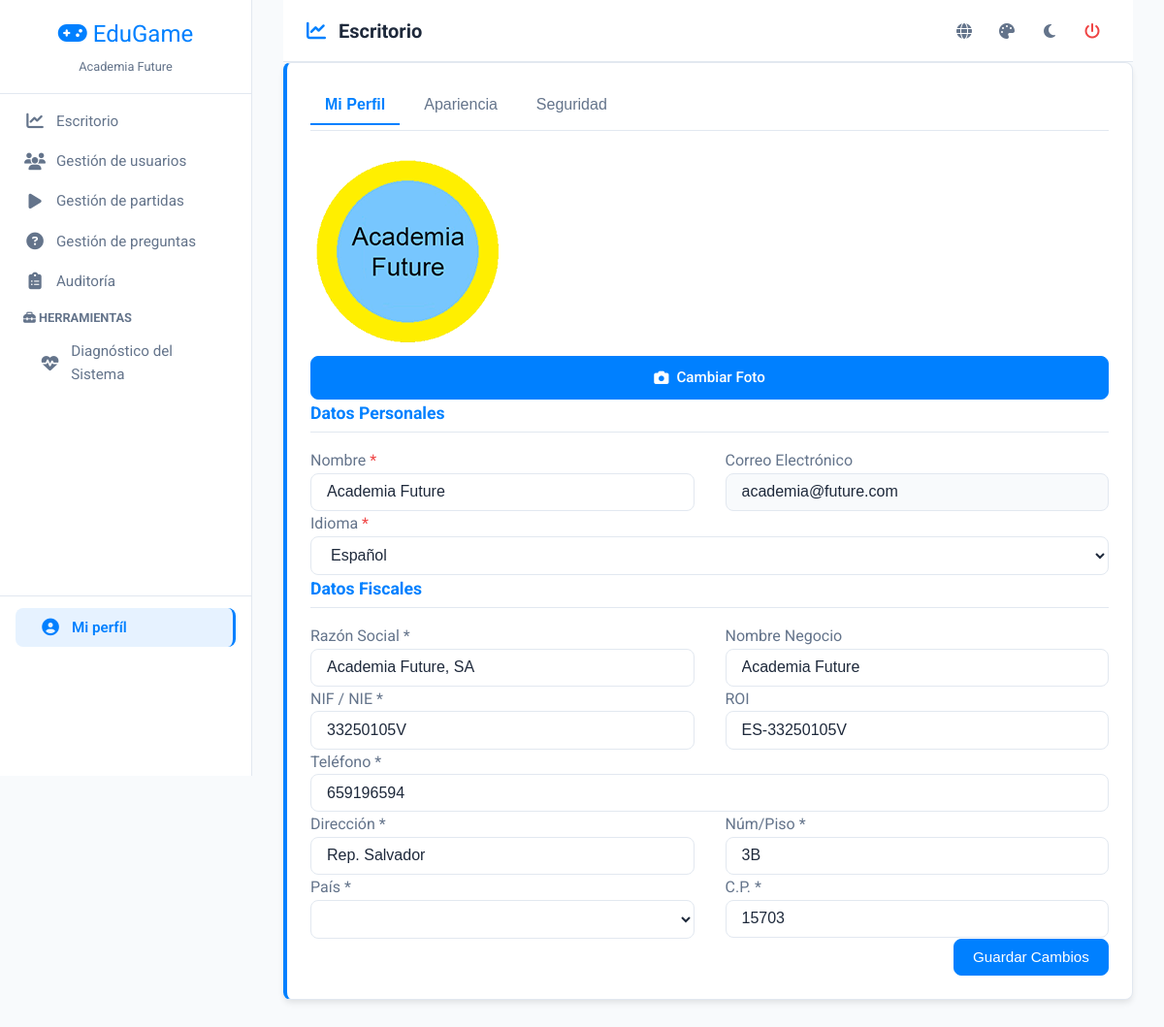
/perfil (signed in), run on the app's committed database.
### tables this page shows
CREATE TABLE `datos_fiscales` (
  `id_datos` int(11) NOT NULL,
  `id_usuario` int(11) NOT NULL,
  `razon_social` varchar(50) DEFAULT NULL,
  `nombre_negocio` varchar(50) DEFAULT NULL,
  `nif` varchar(20) DEFAULT NULL,
  `telefono` varchar(20) DEFAULT NULL,
  `roi` varchar(50) DEFAULT NULL,
  `direccion_numero` text DEFAULT NULL,
  `cp` varchar(10) DEFAULT NULL,
  `id_pais` char(2) DEFAULT NULL,
  `id_provincia` int(10) UNSIGNED DEFAULT NULL,
  `id_ciudad` bigint(20) DEFAULT NULL,
  `direccion` text DEFAULT NULL
);

CREATE TABLE `usuarios` (
  `id_usuario` int(11) NOT NULL,
  `nombre` varchar(50) NOT NULL,
  `correo` varchar(50) NOT NULL,
  `foto_perfil` varchar(255) DEFAULT NULL,
  `contrasena` varchar(255) NOT NULL,
  `id_rol` int(11) NOT NULL,
  `id_plan` int(11) DEFAULT 1,
  `id_padre` int(11) DEFAULT NULL COMMENT 'Para profesores de academia (id_padre = id_academia)',
  `idioma_pref` varchar(5) DEFAULT 'es' COMMENT 'Preferencia de interfaz',
  `activo` tinyint(1) DEFAULT 1 COMMENT '1=Activo, 0=Bloqueado por Superadmin',
  `creado_en` timestamp NULL DEFAULT current_timestamp(),
  `reset_token` varchar(64) DEFAULT NULL,
  `reset_expires` datetime DEFAULT NULL,
  `tema_pref` varchar(10) DEFAULT '210',
  `nick` varchar(50) DEFAULT NULL,
  `avatar_id` int(11) DEFAULT 1
);

### views/perfil.php (the view, shortened to what this page needs)
<?php
$db = (new Database())->getConnection();
$uid = $_SESSION['user_id'];
$urole = $_SESSION['user_role'];
$sql = "SELECT u.*, df.razon_social, df.nombre_negocio, df.nif, df.roi, df.telefono, df.direccion, df.direccion_numero, df.cp, df.id_pais, df.id_provincia, df.id_ciudad FROM usuarios u LEFT JOIN datos_fiscales df ON u.id_usuario = df.id_usuario WHERE u.id_usuario = ?";
$stmt = $db->prepare($sql);
$stmt->execute([$uid]);
$user = $stmt->fetch(PDO::FETCH_ASSOC) ?: [];
?>
<div class="card">
    <div class="tabs-header">
        <button class="tab-btn active" onclick="openTab('edit-profile', this)"><?php echo __('profile_title'); ?></button>
        <button class="tab-btn" onclick="openTab('appearance', this)"><?php echo __('appearance'); ?></button>
        <button class="tab-btn" onclick="openTab('change-pass', this)"><?php echo __('security'); ?></button>
    </div>
    <div id="edit-profile" class="tab-content active">
        <form id="profileForm" enctype="multipart/form-data">
            <div class="profile-layout">
                <div class="avatar-section">
                    <img id="avatar-preview" class="avatar-img" src="<?php echo !empty($user['foto_perfil']) ? $user['foto_perfil'] . '?t=' . time() : 'assets/img/default-avatar.png'; ?>">
                    <?php if ($urole != 6): ?>
                        <div style="width: 100%;">
                            <label for="avatar_file" class="btn-primary" style="width:100%; cursor:pointer;">
                                <i class="fa-solid fa-camera"></i> <?php echo __('change_photo'); ?>
                            </label>
                        </div>
                    <?php endif; ?>
                </div>
                <div>
                    <h3 class="modal-section-title"><?php echo __('personal_data'); ?></h3>
                    <div class="modal-form-grid">
                        <div class="mb-4">
                            <label class="block text-muted mb-2"><?php echo __('name_label'); ?> <span class="text-danger">*</span></label>
                            <input type="text" name="nombre" class="form-control" value="<?php echo htmlspecialchars($user['nombre'] ?? ''); ?>" <?php echo $urole == 6 ? 'readonly style="background:var(--bg-body); cursor:not-allowed;"' : 'required'; ?>>
                        </div>
                        <div class="mb-4">
                            <label class="block text-muted mb-2"><?php echo __('email_label'); ?></label>
                            <input type="email" class="form-control" value="<?php echo htmlspecialchars($user['correo'] ?? ''); ?>" disabled style="background:var(--bg-body);">
                        </div>
                    </div>
                    <div class="mb-4">
                        <label class="block text-muted mb-2"><?php echo __('language_label'); ?> <span class="text-danger">*</span></label>
                        <select name="idioma_pref" class="form-control" required>
                            <option value="es" <?php echo ($user['idioma_pref'] ?? 'es') == 'es' ? 'selected' : ''; ?>><?php echo __('lang_es'); ?></option>
                        </select>
                    </div>
                    <?php if ($urole != 6): ?>
                        <h3 class="modal-section-title mt-4"><?php echo __('fiscal_data'); ?></h3>
                        <div class="modal-form-grid">
                            <div class="mb-4"><label class="block text-muted mb-2"><?php echo __('business_name_label'); ?> *</label><input type="text" name="razon_social" class="form-control" value="<?php echo htmlspecialchars($user['razon_social'] ?? ''); ?>" required></div>
                            <div class="mb-4"><label class="block text-muted mb-2"><?php echo __('trade_name_label'); ?></label><input type="text" name="nombre_negocio" class="form-control" value="<?php echo htmlspecialchars($user['nombre_negocio'] ?? ''); ?>"></div>
                        </div>
                        <div class="modal-form-grid">
                            <div class="mb-4"><label class="block text-muted mb-2"><?php echo __('nif_label'); ?> *</label><input type="text" name="nif" id="inputNif" class="form-control" value="<?php echo htmlspecialchars($user['nif'] ?? ''); ?>" style="text-transform:uppercase;" onblur="validateNifVisual(this)" required></div>
                            <div class="mb-4"><label class="block text-muted mb-2"><?php echo __('roi_label'); ?></label><input type="text" name="roi" class="form-control" value="<?php echo htmlspecialchars($user['roi'] ?? ''); ?>" style="text-transform:uppercase;"></div>
                        </div>
                        <div class="mb-4"><label class="block text-muted mb-2"><?php echo __('phone_label'); ?> *</label><input type="tel" name="telefono" class="form-control" value="<?php echo htmlspecialchars($user['telefono'] ?? ''); ?>" required></div>
                        <div class="modal-form-grid">
                            <div class="mb-4"><label class="block text-muted mb-2"><?php echo __('address_label'); ?> *</label><input type="text" name="direccion" class="form-control" value="<?php echo htmlspecialchars($user['direccion'] ?? ''); ?>" required></div>
                            <div class="mb-4"><label class="block text-muted mb-2"><?php echo __('key_users_modal_address_num'); ?> *</label><input type="text" name="direccion_numero" class="form-control" value="<?php echo htmlspecialchars($user['direccion_numero'] ?? ''); ?>" required></div>
                        </div>
                        <div class="modal-form-grid">
                            <div class="mb-4"><label class="block text-muted mb-2"><?php echo __('country_label'); ?> *</label><select name="id_pais" id="selectPais" class="form-control" onchange="toggleAddressFields()" required></select></div>
                            <div class="mb-4"><label class="block text-muted mb-2"><?php echo __('zip_code_label'); ?> *</label><input type="text" name="cp" class="form-control" value="<?php echo htmlspecialchars($user['cp'] ?? ''); ?>" required></div>
                        </div>
                        <div class="text-right mt-4"><button type="submit" class="btn-primary"><?php echo __('save_changes'); ?></button></div>
                    <?php else: ?>
                        <div class="text-right mt-4"><button type="submit" class="btn-primary">Guardar Idioma</button></div>
                    <?php endif; ?>
                </div>
            </div>
        </form>
    </div>
</div>

### index.php (shortened to what this page needs)
<?php
$view = $_GET['view'] ?? 'dashboard';
if (!isset($_GET['view'])) {
    $request_uri = strtok($_SERVER['REQUEST_URI'], '?');
    $script_name = $_SERVER['SCRIPT_NAME'];
    $base_path = str_replace('/index.php', '', $script_name);
    $route = str_replace($base_path, '', $request_uri);
    $clean_route = trim($route, '/');
    if ($clean_route && $clean_route !== 'index.php') {
        $view = $clean_route;
    }
}
$current_lang = $_SESSION['lang'] ?? 'es';
$trans_file = __DIR__ . "/locales/i18n.{$current_lang}.json";
$translations = file_exists($trans_file) ? json_decode(file_get_contents($trans_file), true) : [];
function __($key) { global $translations; return $translations[$key] ?? $key; }
$isCleanView = ($view === 'proyector');
?>
<!DOCTYPE html>
<html lang="<?php echo $current_lang; ?>">
<head>
    <link rel="stylesheet" href="https://cdnjs.cloudflare.com/ajax/libs/font-awesome/6.4.0/css/all.min.css">
    <link rel="stylesheet" href="assets/css/style.css?v=2.3">
</head>
<body>
    <?php if (!$isCleanView) include 'includes/sidebar.php'; ?>
    <main class="<?php echo $isCleanView ? '' : 'main-content'; ?>">
        <?php if (!$isCleanView) include 'includes/header.php'; ?>
        <div class="content-scroll-area">
            <?php
            $file = "views/{$view}.php";
            if (file_exists($file)) include $file;
            else echo "<div class='card'><h2>Error 404</h2><p>Vista no encontrada.</p></div>";
            ?>
        </div>
    </main>
</body>
</html>

### includes/sidebar.php (shortened to what this page needs)
<?php
$role = $_SESSION['user_role'] ?? 0;
function isActive($viewName) {
    global $view;
    return $view === $viewName ? 'active' : '';
}
?>
<aside class="sidebar" id="sidebar" style="display: flex; flex-direction: column; height: 100vh;">
    <div class="sidebar-header" style="text-align: center; border-bottom: 1px solid var(--border-color); flex-shrink: 0;">
        <h2 style="color: var(--primary); font-size: 1.5rem; margin: 0;">
            <i class="fa-solid fa-gamepad"></i> EduGame
        </h2>
        <div style="font-size: 0.8rem; color: var(--text-muted); margin-top: 5px;">
            <?php echo $_SESSION['user_name'] ?? 'Usuario'; ?>
        </div>
    </div>
    <nav id="sidebar-nav" style="flex: 1; padding: 0.5rem 0;">
        <a href="panel-de-control" class="nav-item <?php echo isActive('panel-de-control'); ?>">
            <i class="fa-solid fa-chart-line"></i>
            <?php echo __('control_panel'); ?>
        </a>
        <?php if (in_array($role, [1, 2])): ?>
        <a href="usuarios" class="nav-item <?php echo isActive('usuarios'); ?>">
            <i class="fa-solid fa-users"></i>
            <?php echo ($role == 1) ? __('user_management') : __('user_management'); ?>
        </a>
        <?php endif; ?>
        <a href="partidas" class="nav-item <?php echo isActive('partidas'); ?>">
            <i class="fa-solid fa-play"></i>
            <?php echo ($role == 6) ? 'Mi Historial' : __('game_management'); ?>
        </a>
        <?php if ($role != 6):  ?>
        <a href="preguntas" class="nav-item <?php echo isActive('preguntas'); ?>">
            <i class="fa-solid fa-circle-question"></i>
            <?php echo __('question_management'); ?>
        </a>
        <?php endif; ?>
        <?php if ($role != 6):  ?>
        <a href="auditoria" class="nav-item <?php echo isActive('auditoria'); ?>">
            <i class="fa-solid fa-clipboard-list"></i>
            <?php echo __('audit'); ?>
        </a>
        <?php endif; ?>
        <?php if (in_array($role, [1, 2, 4])):  ?>
        <div class="nav-group-label" style="padding-left: 1.5rem; font-size: 0.8rem; text-transform: uppercase; color: var(--text-muted); font-weight: bold;">
            <i class="fa-solid fa-toolbox"></i>
            <?php echo __('tools_title'); ?>
        </div>
        <a href="diagnostico" class="nav-item <?php echo isActive('diagnostico'); ?>" style="padding-left: 2.5rem;">
            <i class="fa-solid fa-heart-pulse"></i>
            <?php echo __('diag_title'); ?>
        </a>
        <?php endif; ?>
    </nav>
    <div class="sidebar-footer" style="border-top: 1px solid var(--border-color); flex-shrink: 0;">
        <a href="perfil" class="nav-item <?php echo isActive('perfil'); ?>" style="border-radius: var(--radius);">
            <?php if(isset($_SESSION['user_photo']) && !empty($_SESSION['user_photo'])): ?>
                <img src="<?php echo $_SESSION['user_photo'].'?t='.time(); ?>" alt="Profile" style="width:30px; height:30px; border-radius:50%; margin-right:10px; object-fit:cover;">
            <?php else: ?>
                <i class="fa-solid fa-user-circle" style="margin-right: 10px;"></i>
            <?php endif; ?>
            <span><?php echo __('my_profile'); ?></span>
        </a>
    </div>
</aside>

### includes/header.php (shortened to what this page needs)
<?php
$vista = $_GET['view'] ?? 'dashboard';
$headerData = [
    'dashboard' => ['icon' => 'fa-chart-line', 'title' => __('control_panel')],
    'usuarios' => ['icon' => 'fa-users', 'title' => __('user_management')],
    'partidas' => ['icon' => 'fa-play', 'title' => __('game_management')],
    'preguntas' => ['icon' => 'fa-circle-question', 'title' => __('question_management')],
    'facturacion' => ['icon' => 'fa-file-invoice-dollar', 'title' => __('billing')],
    'perfil' => ['icon' => 'fa-user-circle', 'title' => __('my_profile')],
    'config' => ['icon' => 'fa-gears', 'title' => __('configuration')],
    'proyector' => ['icon' => 'fa-tv', 'title' => 'Proyector']
];
$currentIcon = $headerData[$vista]['icon'] ?? 'fa-folder';
$currentTitle = $headerData[$vista]['title'] ?? ucfirst($vista);
?>
<header class="top-header">
    <div class="header-left">
        <h1 class="header-page-title">
            <i class="fa-solid <?php echo $currentIcon; ?>"></i>
            <span><?php echo $currentTitle; ?></span>
        </h1>
    </div>
    <div class="header-actions">
        <div class="dropdown-wrapper">
            <button class="btn-icon btn-mini" onclick="toggleHeaderMenu('langMenu')" title="Cambiar Idioma">
                <i class="fa-solid fa-globe"></i>
            </button>
        </div>
        <div class="dropdown-wrapper">
            <button class="btn-icon btn-mini" onclick="toggleHeaderMenu('colorMenu')" title="Tema de Color">
                <i class="fa-solid fa-palette"></i>
            </button>
        </div>
        <button onclick="toggleTheme()" class="btn-icon btn-mini" title="<?php echo __('night_mode'); ?>">
            <i class="fa-solid fa-moon"></i>
        </button>
        <a href="logout" onclick="sessionStorage.clear();" class="btn-icon btn-mini btn-logout-custom" title="Cerrar Sesión">
            <i class="fa-solid fa-power-off"></i>
        </a>
    </div>
</header>

### includes/sidebar.php (style rules this page uses)
.sidebar-header { padding: 1rem 1.5rem !important; }
.sidebar-footer { padding: 0.75rem 1rem !important; }
.sidebar .nav-item { padding-top: 0.5rem !important; padding-bottom: 0.5rem !important; margin-bottom: 1px !important; font-size: 0.95rem; }
.sidebar .nav-group-label { margin-top: 0.5rem !important; margin-bottom: 0.2rem !important; padding-top: 0 !important; }
#sidebar-nav { overflow-y: auto; scrollbar-width: none; -ms-overflow-style: none; }

### data on the page
datos_fiscales: id_usuario.foto_perfil (picture), nombre "Academia Future", id_usuario.correo "academia@future.com", razon_social "Academia Future, SA", nombre_negocio "Academia Future", nif "33250105V", roi "ES-33250105V", telefono "659196594", direccion "Rep. Salvador", direccion_numero "3B", cp "15703"
usuarios: idioma_pref "Español"

### other printed values
$_SESSION['user_name'] "Academia Future"
__('control_panel') "Escritorio"
__('user_management') "Gestión de usuarios"
__('game_management') "Gestión de partidas"
__('question_management') "Gestión de preguntas"
__('audit') "Auditoría"
__('tools_title') "HERRAMIENTAS"
__('diag_title') "Diagnóstico del Sistema"
__('my_profile') "Mi perfíl"
$currentTitle "Escritorio"
__('profile_title') "Mi Perfil"
__('appearance') "Apariencia"
__('security') "Seguridad"
__('change_photo') "Cambiar Foto"
__('personal_data') "Datos Personales"
